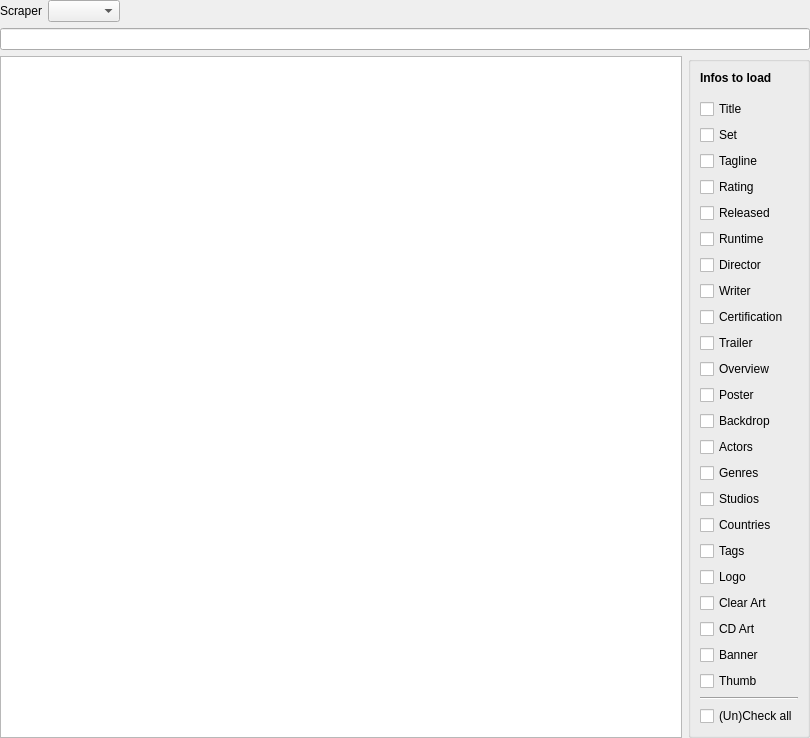
<?xml version="1.0" encoding="UTF-8"?>
<ui version="4.0">
 <class>MovieSearchWidget</class>
 <widget class="QWidget" name="MovieSearchWidget">
  <property name="geometry">
   <rect>
    <x>0</x>
    <y>0</y>
    <width>810</width>
    <height>738</height>
   </rect>
  </property>
  <property name="windowTitle">
   <string>Form</string>
  </property>
  <layout class="QVBoxLayout" name="verticalLayout">
   <property name="leftMargin">
    <number>0</number>
   </property>
   <property name="topMargin">
    <number>0</number>
   </property>
   <property name="rightMargin">
    <number>0</number>
   </property>
   <property name="bottomMargin">
    <number>0</number>
   </property>
   <item>
    <layout class="QHBoxLayout" name="horizontalLayout_2">
     <item>
      <widget class="QLabel" name="label">
       <property name="text">
        <string>Scraper</string>
       </property>
      </widget>
     </item>
     <item>
      <widget class="QComboBox" name="comboScraper"/>
     </item>
     <item>
      <spacer name="horizontalSpacer_2">
       <property name="orientation">
        <enum>Qt::Horizontal</enum>
       </property>
       <property name="sizeHint" stdset="0">
        <size>
         <width>40</width>
         <height>20</height>
        </size>
       </property>
      </spacer>
     </item>
    </layout>
   </item>
   <item>
    <widget class="MyLineEdit" name="searchString">
     <property name="toolTip">
      <string>When using IMDB you can also use the IMDB id as search query.
If you want to search by an TMDB or OFDb id please prefix it with &quot;id&quot;.</string>
     </property>
    </widget>
   </item>
   <item>
    <layout class="QHBoxLayout" name="horizontalLayout_3" stretch="0,0">
     <item>
      <widget class="QTableWidget" name="results">
       <property name="editTriggers">
        <set>QAbstractItemView::NoEditTriggers</set>
       </property>
       <property name="alternatingRowColors">
        <bool>true</bool>
       </property>
       <property name="selectionMode">
        <enum>QAbstractItemView::SingleSelection</enum>
       </property>
       <property name="selectionBehavior">
        <enum>QAbstractItemView::SelectRows</enum>
       </property>
       <property name="showGrid">
        <bool>false</bool>
       </property>
       <attribute name="horizontalHeaderVisible">
        <bool>false</bool>
       </attribute>
       <attribute name="horizontalHeaderStretchLastSection">
        <bool>true</bool>
       </attribute>
       <attribute name="verticalHeaderVisible">
        <bool>false</bool>
       </attribute>
       <column>
        <property name="text">
         <string>Result</string>
        </property>
       </column>
      </widget>
     </item>
     <item>
      <layout class="QVBoxLayout" name="verticalLayout_2">
       <item>
        <widget class="QGroupBox" name="groupBox">
         <property name="title">
          <string/>
         </property>
         <layout class="QVBoxLayout" name="verticalLayout_4">
          <item>
           <widget class="QLabel" name="label_2">
            <property name="font">
             <font>
              <weight>75</weight>
              <bold>true</bold>
             </font>
            </property>
            <property name="text">
             <string>Infos to load</string>
            </property>
           </widget>
          </item>
          <item>
           <spacer name="verticalSpacer_2">
            <property name="orientation">
             <enum>Qt::Vertical</enum>
            </property>
            <property name="sizeType">
             <enum>QSizePolicy::Fixed</enum>
            </property>
            <property name="sizeHint" stdset="0">
             <size>
              <width>20</width>
              <height>8</height>
             </size>
            </property>
           </spacer>
          </item>
          <item>
           <widget class="MyCheckBox" name="chkTitle">
            <property name="text">
             <string>Title</string>
            </property>
           </widget>
          </item>
          <item>
           <widget class="MyCheckBox" name="chkSet">
            <property name="text">
             <string>Set</string>
            </property>
           </widget>
          </item>
          <item>
           <widget class="MyCheckBox" name="chkTagline">
            <property name="text">
             <string>Tagline</string>
            </property>
           </widget>
          </item>
          <item>
           <widget class="MyCheckBox" name="chkRating">
            <property name="text">
             <string>Rating</string>
            </property>
           </widget>
          </item>
          <item>
           <widget class="MyCheckBox" name="chkReleased">
            <property name="text">
             <string>Released</string>
            </property>
           </widget>
          </item>
          <item>
           <widget class="MyCheckBox" name="chkRuntime">
            <property name="text">
             <string>Runtime</string>
            </property>
           </widget>
          </item>
          <item>
           <widget class="MyCheckBox" name="chkDirector">
            <property name="text">
             <string>Director</string>
            </property>
           </widget>
          </item>
          <item>
           <widget class="MyCheckBox" name="chkWriter">
            <property name="text">
             <string>Writer</string>
            </property>
           </widget>
          </item>
          <item>
           <widget class="MyCheckBox" name="chkCertification">
            <property name="text">
             <string>Certification</string>
            </property>
           </widget>
          </item>
          <item>
           <widget class="MyCheckBox" name="chkTrailer">
            <property name="text">
             <string>Trailer</string>
            </property>
           </widget>
          </item>
          <item>
           <widget class="MyCheckBox" name="chkOverview">
            <property name="text">
             <string>Overview</string>
            </property>
           </widget>
          </item>
          <item>
           <widget class="MyCheckBox" name="chkPoster">
            <property name="text">
             <string>Poster</string>
            </property>
           </widget>
          </item>
          <item>
           <widget class="MyCheckBox" name="chkBackdrop">
            <property name="text">
             <string>Backdrop</string>
            </property>
           </widget>
          </item>
          <item>
           <widget class="MyCheckBox" name="chkActors">
            <property name="text">
             <string>Actors</string>
            </property>
           </widget>
          </item>
          <item>
           <widget class="MyCheckBox" name="chkGenres">
            <property name="text">
             <string>Genres</string>
            </property>
           </widget>
          </item>
          <item>
           <widget class="MyCheckBox" name="chkStudios">
            <property name="text">
             <string>Studios</string>
            </property>
           </widget>
          </item>
          <item>
           <widget class="MyCheckBox" name="chkCountries">
            <property name="text">
             <string>Countries</string>
            </property>
           </widget>
          </item>
          <item>
           <widget class="MyCheckBox" name="chkTags">
            <property name="text">
             <string>Tags</string>
            </property>
           </widget>
          </item>
          <item>
           <widget class="MyCheckBox" name="chkLogo">
            <property name="text">
             <string>Logo</string>
            </property>
           </widget>
          </item>
          <item>
           <widget class="MyCheckBox" name="chkClearArt">
            <property name="text">
             <string>Clear Art</string>
            </property>
           </widget>
          </item>
          <item>
           <widget class="MyCheckBox" name="chkCdArt">
            <property name="text">
             <string>CD Art</string>
            </property>
           </widget>
          </item>
          <item>
           <widget class="MyCheckBox" name="chkBanner">
            <property name="text">
             <string>Banner</string>
            </property>
           </widget>
          </item>
          <item>
           <widget class="MyCheckBox" name="chkThumb">
            <property name="text">
             <string>Thumb</string>
            </property>
           </widget>
          </item>
          <item>
           <widget class="Line" name="line">
            <property name="orientation">
             <enum>Qt::Horizontal</enum>
            </property>
           </widget>
          </item>
          <item>
           <widget class="QCheckBox" name="chkUnCheckAll">
            <property name="text">
             <string>(Un)Check all</string>
            </property>
           </widget>
          </item>
         </layout>
        </widget>
       </item>
       <item>
        <spacer name="verticalSpacer">
         <property name="orientation">
          <enum>Qt::Vertical</enum>
         </property>
         <property name="sizeHint" stdset="0">
          <size>
           <width>20</width>
           <height>40</height>
          </size>
         </property>
        </spacer>
       </item>
      </layout>
     </item>
    </layout>
   </item>
  </layout>
 </widget>
 <customwidgets>
  <customwidget>
   <class>MyCheckBox</class>
   <extends>QCheckBox</extends>
   <header location="global">smallWidgets/MyCheckBox.h</header>
  </customwidget>
  <customwidget>
   <class>MyLineEdit</class>
   <extends>QLineEdit</extends>
   <header>smallWidgets/MyLineEdit.h</header>
  </customwidget>
 </customwidgets>
 <resources/>
 <connections/>
</ui>
